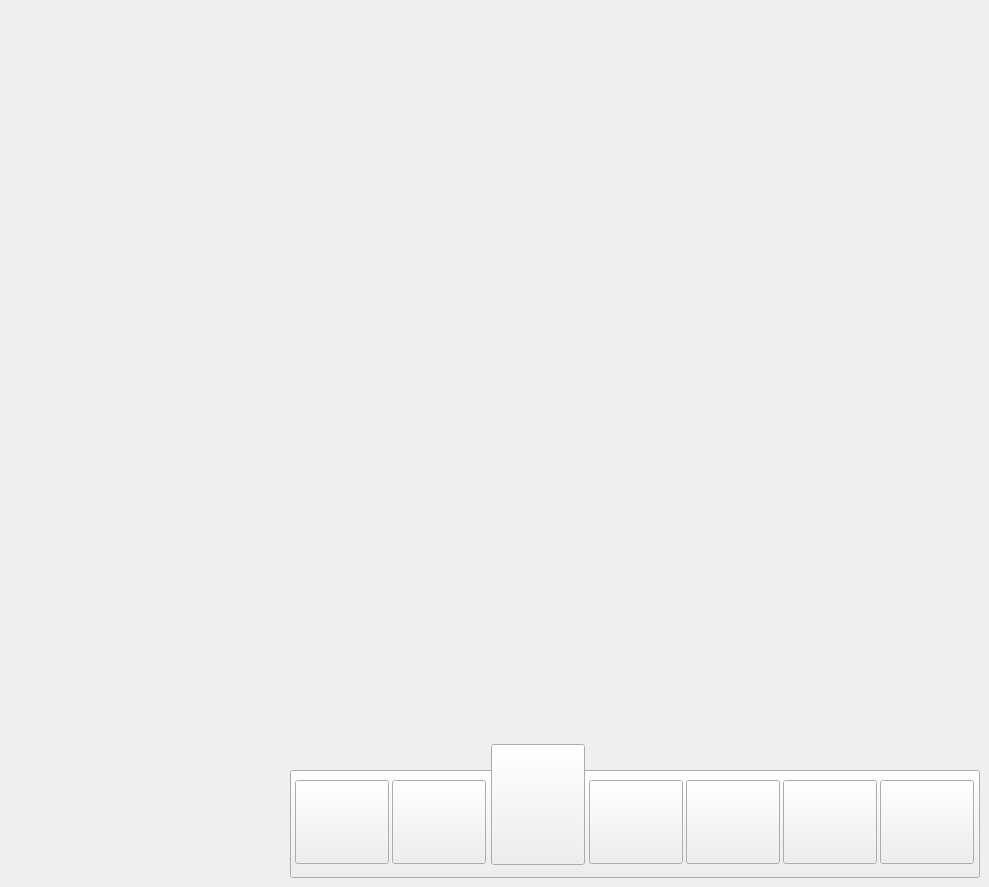
     <widget class="QWidget" name="NULL_5">
      <property name="font">
       <font>
        <family>Satoshi Variable</family>
        <pointsize>18</pointsize>
       </font>
      </property>
      <property name="styleSheet">
       <string notr="true">#RejectSetting08{
border-image: url(:/PNG/03 - FL Machine Setting - Reject Setting - All Pages-05.jpg);
}</string>
      </property>
      <widget class="QPushButton" name="Back_109">
       <property name="geometry">
        <rect>
         <x>290</x>
         <y>770</y>
         <width>690</width>
         <height>108</height>
        </rect>
       </property>
       <property name="styleSheet">
        <string notr="true">border-image: url(:/PNG/Asset 2.png);</string>
       </property>
       <property name="text">
        <string/>
       </property>
      </widget>
      <widget class="QPushButton" name="ES_102">
       <property name="geometry">
        <rect>
         <x>783</x>
         <y>780</y>
         <width>94</width>
         <height>84</height>
        </rect>
       </property>
       <property name="styleSheet">
        <string notr="true">border-image: url(:/PNG/Asset 12.png);</string>
       </property>
       <property name="text">
        <string/>
       </property>
      </widget>
      <widget class="QPushButton" name="pushButton_271">
       <property name="geometry">
        <rect>
         <x>491</x>
         <y>744</y>
         <width>94</width>
         <height>121</height>
        </rect>
       </property>
       <property name="styleSheet">
        <string notr="true">border-image: url(:/PNG/34t.png);</string>
       </property>
       <property name="text">
        <string/>
       </property>
      </widget>
      <widget class="QPushButton" name="OS_109">
       <property name="geometry">
        <rect>
         <x>295</x>
         <y>780</y>
         <width>94</width>
         <height>84</height>
        </rect>
       </property>
       <property name="styleSheet">
        <string notr="true">border-image: url(:/PNG/Asset 7.png);</string>
       </property>
       <property name="text">
        <string/>
       </property>
      </widget>
      <widget class="QPushButton" name="DS_109">
       <property name="geometry">
        <rect>
         <x>392</x>
         <y>780</y>
         <width>94</width>
         <height>84</height>
        </rect>
       </property>
       <property name="styleSheet">
        <string notr="true">border-image: url(:/PNG/Asset 8.png);</string>
       </property>
       <property name="text">
        <string/>
       </property>
      </widget>
      <widget class="QPushButton" name="Mesure_118">
       <property name="geometry">
        <rect>
         <x>686</x>
         <y>780</y>
         <width>94</width>
         <height>84</height>
        </rect>
       </property>
       <property name="styleSheet">
        <string notr="true">border-image: url(:/PNG/Asset 11.png);</string>
       </property>
       <property name="text">
        <string/>
       </property>
      </widget>
      <widget class="QPushButton" name="Mesure_119">
       <property name="geometry">
        <rect>
         <x>589</x>
         <y>780</y>
         <width>94</width>
         <height>84</height>
        </rect>
       </property>
       <property name="styleSheet">
        <string notr="true">border-image: url(:/PNG/Asset 10.png);</string>
       </property>
       <property name="text">
        <string/>
       </property>
      </widget>
      <widget class="QPushButton" name="pushButton_272">
       <property name="geometry">
        <rect>
         <x>880</x>
         <y>780</y>
         <width>94</width>
         <height>84</height>
        </rect>
       </property>
       <property name="styleSheet">
        <string notr="true">border-image: url(:/PNG/Asset 13.png);</string>
       </property>
       <property name="text">
        <string/>
       </property>
      </widget>
      <widget class="QLineEdit" name="lineEdit_5">
       <property name="geometry">
        <rect>
         <x>380</x>
         <y>340</y>
         <width>61</width>
         <height>51</height>
        </rect>
       </property>
       <property name="font">
        <font>
         <family>Satoshi Variable</family>
         <pointsize>18</pointsize>
        </font>
       </property>
       <property name="styleSheet">
        <string notr="true">background-color: rgba(255, 255, 255,0%);</string>
       </property>
       <property name="maxLength">
        <number>4</number>
       </property>
       <property name="frame">
        <bool>false</bool>
       </property>
       <property name="alignment">
        <set>Qt::AlignmentFlag::AlignCenter</set>
       </property>
      </widget>
      <widget class="QLineEdit" name="lineEdit_6">
       <property name="geometry">
        <rect>
         <x>380</x>
         <y>420</y>
         <width>61</width>
         <height>51</height>
        </rect>
       </property>
       <property name="font">
        <font>
         <family>Satoshi Variable</family>
         <pointsize>18</pointsize>
        </font>
       </property>
       <property name="styleSheet">
        <string notr="true">background-color: rgba(255, 255, 255,0%);</string>
       </property>
       <property name="maxLength">
        <number>4</number>
       </property>
       <property name="frame">
        <bool>false</bool>
       </property>
       <property name="alignment">
        <set>Qt::AlignmentFlag::AlignCenter</set>
       </property>
      </widget>
     </widget>
